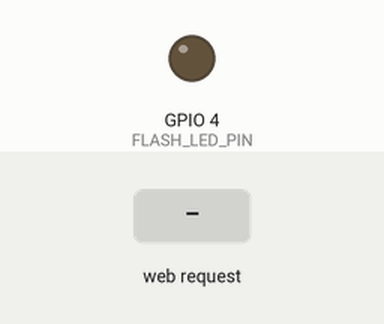
Recording of a sketch running on a simulated ESP32. Shown: output pins drawn as LEDs (lit = HIGH). Inputs (shaded band) come from the test bench. WiFi joins after 1.5 s; servers stay silent unless stated; the camera gives no picture; what the sketch prints to the serial monitor is not drawn.

Above: at 3.0 s.
3.1 s: HTTP request GET /flash/on received
At 4.3 s:
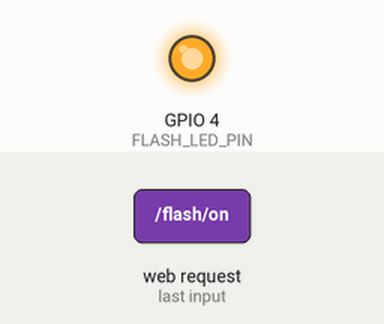
4.6 s: HTTP request GET /flash/off received
At 5.9 s:
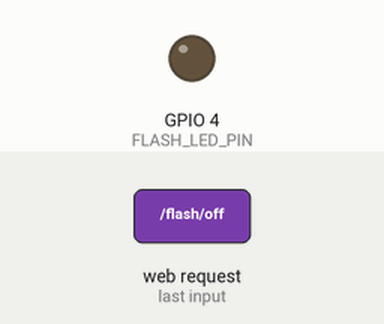
Timing chart, 0 to 7.6 s (numbered marks = the images above; inputs shaded):
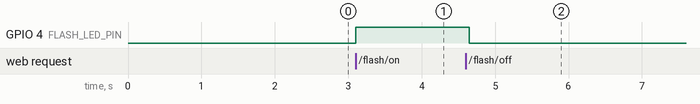

The sketch:

ESP32CAM_Stream.ino
```cpp
#include "esp_camera.h"
#include <WiFi.h>
#include "esp_timer.h"
#include "img_converters.h"
#include "Arduino.h"
#include "soc/soc.h"
#include "soc/rtc_cntl_reg.h"
#include "driver/rtc_io.h"

// 网络凭证 - 修改为您的WiFi信息
const char* ssid = "YOUR_WIFI_SSID";
const char* password = "YOUR_WIFI_PASSWORD";

// Web服务器端口号
WiFiServer server(80);

// 摄像头模型选择
// ESP32-CAM (默认模块)
#define CAMERA_MODEL_AI_THINKER
//#define CAMERA_MODEL_M5STACK_PSRAM
//#define CAMERA_MODEL_M5STACK_WITHOUT_PSRAM

// 根据不同的摄像头模块定义引脚
#if defined(CAMERA_MODEL_AI_THINKER)
  // ESP32-CAM AI-Thinker标准引脚定义
  #define PWDN_GPIO_NUM     32
  #define RESET_GPIO_NUM    -1
  #define XCLK_GPIO_NUM      0
  #define SIOD_GPIO_NUM     26
  #define SIOC_GPIO_NUM     27
  #define Y9_GPIO_NUM       35
  #define Y8_GPIO_NUM       34
  #define Y7_GPIO_NUM       39
  #define Y6_GPIO_NUM       36
  #define Y5_GPIO_NUM       21
  #define Y4_GPIO_NUM       19
  #define Y3_GPIO_NUM       18
  #define Y2_GPIO_NUM        5
  #define VSYNC_GPIO_NUM    25
  #define HREF_GPIO_NUM     23
  #define PCLK_GPIO_NUM     22
  // ESP32-CAM AI-Thinker上有闪光灯
  #define FLASH_LED_PIN      4
#elif defined(CAMERA_MODEL_M5STACK_PSRAM)
  // M5Stack ESP32 Camera with PSRAM
  #define PWDN_GPIO_NUM     -1
  #define RESET_GPIO_NUM    15
  #define XCLK_GPIO_NUM     27
  #define SIOD_GPIO_NUM     25
  #define SIOC_GPIO_NUM     23
  #define Y9_GPIO_NUM       19
  #define Y8_GPIO_NUM       36
  #define Y7_GPIO_NUM       18
  #define Y6_GPIO_NUM       39
  #define Y5_GPIO_NUM        5
  #define Y4_GPIO_NUM       34
  #define Y3_GPIO_NUM       35
  #define Y2_GPIO_NUM       32
  #define VSYNC_GPIO_NUM    22
  #define HREF_GPIO_NUM     26
  #define PCLK_GPIO_NUM     21
  #define FLASH_LED_PIN     -1
#elif defined(CAMERA_MODEL_M5STACK_WITHOUT_PSRAM)
  // M5Stack ESP32 Camera without PSRAM
  #define PWDN_GPIO_NUM     -1
  #define RESET_GPIO_NUM    15
  #define XCLK_GPIO_NUM     27
  #define SIOD_GPIO_NUM     25
  #define SIOC_GPIO_NUM     23
  #define Y9_GPIO_NUM       19
  #define Y8_GPIO_NUM       36
  #define Y7_GPIO_NUM       18
  #define Y6_GPIO_NUM       39
  #define Y5_GPIO_NUM        5
  #define Y4_GPIO_NUM       34
  #define Y3_GPIO_NUM       35
  #define Y2_GPIO_NUM       17
  #define VSYNC_GPIO_NUM    22
  #define HREF_GPIO_NUM     26
  #define PCLK_GPIO_NUM     21
  #define FLASH_LED_PIN     -1
#else
  #error "摄像头型号未定义，请选择合适的摄像头模型"
#endif

void setup() {
  // 禁用断电检测器
  WRITE_PERI_REG(RTC_CNTL_BROWN_OUT_REG, 0);

  // 初始化串口
  Serial.begin(115200);
  Serial.setDebugOutput(true);
  Serial.println();
  Serial.println("ESP32-CAM 视频流服务器");

  // 配置相机参数
  camera_config_t config;
  config.ledc_channel = LEDC_CHANNEL_0;
  config.ledc_timer = LEDC_TIMER_0;
  config.pin_d0 = Y2_GPIO_NUM;
  config.pin_d1 = Y3_GPIO_NUM;
  config.pin_d2 = Y4_GPIO_NUM;
  config.pin_d3 = Y5_GPIO_NUM;
  config.pin_d4 = Y6_GPIO_NUM;
  config.pin_d5 = Y7_GPIO_NUM;
  config.pin_d6 = Y8_GPIO_NUM;
  config.pin_d7 = Y9_GPIO_NUM;
  config.pin_xclk = XCLK_GPIO_NUM;
  config.pin_pclk = PCLK_GPIO_NUM;
  config.pin_vsync = VSYNC_GPIO_NUM;
  config.pin_href = HREF_GPIO_NUM;
  config.pin_sscb_sda = SIOD_GPIO_NUM;
  config.pin_sscb_scl = SIOC_GPIO_NUM;
  config.pin_pwdn = PWDN_GPIO_NUM;
  config.pin_reset = RESET_GPIO_NUM;
  config.xclk_freq_hz = 20000000;
  config.pixel_format = PIXFORMAT_JPEG;

  // 检查PSRAM并设置相机质量参数
  if (psramFound()) {
    config.frame_size = FRAMESIZE_VGA; // 可选：FRAMESIZE_UXGA(1600x1200), FRAMESIZE_SXGA(1280x1024), FRAMESIZE_XGA(1024x768), FRAMESIZE_SVGA(800x600), FRAMESIZE_VGA(640x480)
    config.jpeg_quality = 10; // 0-63, 值越低质量越高
    config.fb_count = 2;
    Serial.println("PSRAM可用: 设置较高分辨率");
  } else {
    config.frame_size = FRAMESIZE_SVGA;
    config.jpeg_quality = 12;
    config.fb_count = 1;
    Serial.println("PSRAM不可用: 设置较低分辨率");
  }

  // 初始化相机
  esp_err_t err = esp_camera_init(&config);
  if (err != ESP_OK) {
    Serial.printf("相机初始化失败，错误: 0x%x", err);
    delay(1000);
    ESP.restart();
    return;
  }

  // 设置相机参数
  sensor_t * s = esp_camera_sensor_get();
  if (s) {
    // 可以根据需要调整这些参数
    s->set_brightness(s, 0);     // -2 to 2
    s->set_contrast(s, 0);       // -2 to 2
    s->set_saturation(s, 0);     // -2 to 2
    s->set_special_effect(s, 0); // 0 = 无效果, 1 = 负片, 2 = 灰度, 3 = 偏红, 4 = 偏绿, 5 = 偏蓝, 6 = 复古
    s->set_whitebal(s, 1);       // 0 = 禁用, 1 = 启用
    s->set_awb_gain(s, 1);       // 0 = 禁用, 1 = 启用
    s->set_wb_mode(s, 0);        // 0 自动, 1 阳光, 2 阴天, 3 办公室, 4 家里
    s->set_exposure_ctrl(s, 1);  // 0 = 禁用, 1 = 启用
    s->set_aec2(s, 0);           // 0 = 禁用, 1 = 启用
    s->set_gain_ctrl(s, 1);      // 0 = 禁用, 1 = 启用
    s->set_agc_gain(s, 0);       // 0 - 30
    s->set_gainceiling(s, (gainceiling_t)0); // 0 - 6
    s->set_bpc(s, 0);            // 0 = 禁用, 1 = 启用
    s->set_wpc(s, 1);            // 0 = 禁用, 1 = 启用
    s->set_raw_gma(s, 1);        // 0 = 禁用, 1 = 启用
    s->set_lenc(s, 1);           // 0 = 禁用, 1 = 启用
    s->set_hmirror(s, 0);        // 0 = 禁用, 1 = 启用 (水平翻转)
    s->set_vflip(s, 0);          // 0 = 禁用, 1 = 启用 (垂直翻转)
    s->set_dcw(s, 1);            // 0 = 禁用, 1 = 启用
    s->set_colorbar(s, 0);       // 0 = 禁用, 1 = 启用 (测试彩条)
  }

  // 连接WiFi网络
  WiFi.begin(ssid, password);
  Serial.print("连接到WiFi");

  int connection_attempts = 0;
  while (WiFi.status() != WL_CONNECTED && connection_attempts < 20) {
    delay(500);
    Serial.print(".");
    connection_attempts++;
  }

  if (WiFi.status() != WL_CONNECTED) {
    Serial.println("\nWiFi连接失败，将重新启动");
    delay(1000);
    ESP.restart();
    return;
  }

  Serial.println();
  Serial.print("已连接! IP地址: ");
  Serial.println(WiFi.localIP());

  // 启动Web服务器
  server.begin();
  Serial.println("视频流服务器已启动");
  Serial.print("在浏览器中访问: http://");
  Serial.println(WiFi.localIP());

  // 设置闪光灯引脚为输出
  if (FLASH_LED_PIN >= 0) {
    pinMode(FLASH_LED_PIN, OUTPUT);
    digitalWrite(FLASH_LED_PIN, LOW); // 默认关闭闪光灯
    Serial.println("闪光灯控制可用");
  }
}

void loop() {
  // 检查是否有客户端连接
  WiFiClient client = server.available();

  if (client) {
    Serial.println("新客户端连接");
    String currentLine = "";

    // 当客户端保持连接时
    while (client.connected()) {
      if (client.available()) {
        char c = client.read();
        Serial.write(c);

        if (c == '\n') {
          // 如果当前行是空行，则是HTTP请求的末尾
          if (currentLine.length() == 0) {
            // 发送标准HTTP响应头
            client.println("HTTP/1.1 200 OK");
            client.println("Access-Control-Allow-Origin: *");
            client.println("Content-Type: multipart/x-mixed-replace; boundary=frame");
            client.println();

            // 持续发送图像流
            while (client.connected()) {
              // 捕获图像
              camera_fb_t * fb = esp_camera_fb_get();
              if (!fb) {
                Serial.println("图像捕获失败");
                break;
              }

              // 构造HTTP帧
              client.println("--frame");
              client.println("Content-Type: image/jpeg");
              client.println("Content-Length: " + String(fb->len));
              client.println();

              // 发送图像数据
              client.write((char *)fb->buf, fb->len);
              client.println();

              // 释放图像缓冲区
              esp_camera_fb_return(fb);

              // 轻微延迟以控制帧率
              delay(10);
            }
            break;
          } else {
            currentLine = "";
          }
        } else if (c != '\r') {
          currentLine += c;
        }

        // 处理闪光灯控制请求
        if (FLASH_LED_PIN >= 0) {
          if (currentLine.endsWith("GET /flash/on")) {
            digitalWrite(FLASH_LED_PIN, HIGH);
            Serial.println("闪光灯已开启");
          } else if (currentLine.endsWith("GET /flash/off")) {
            digitalWrite(FLASH_LED_PIN, LOW);
            Serial.println("闪光灯已关闭");
          }
        }

        // 处理重启请求
        if (currentLine.endsWith("GET /restart")) {
          client.println("HTTP/1.1 200 OK");
          client.println("Content-Type: text/plain");
          client.println("Connection: close");
          client.println();
          client.println("重启中...");
          delay(1000);
          ESP.restart();
        }
      }
    }

    // 关闭连接
    client.stop();
    Serial.println("客户端已断开连接");
  }
} 
```

Measured:
- after the input at 3.1 s, GPIO 4 (FLASH_LED_PIN): LOW → HIGH at once
- after the input at 4.6 s, GPIO 4 (FLASH_LED_PIN): HIGH → LOW after 0.05 s
